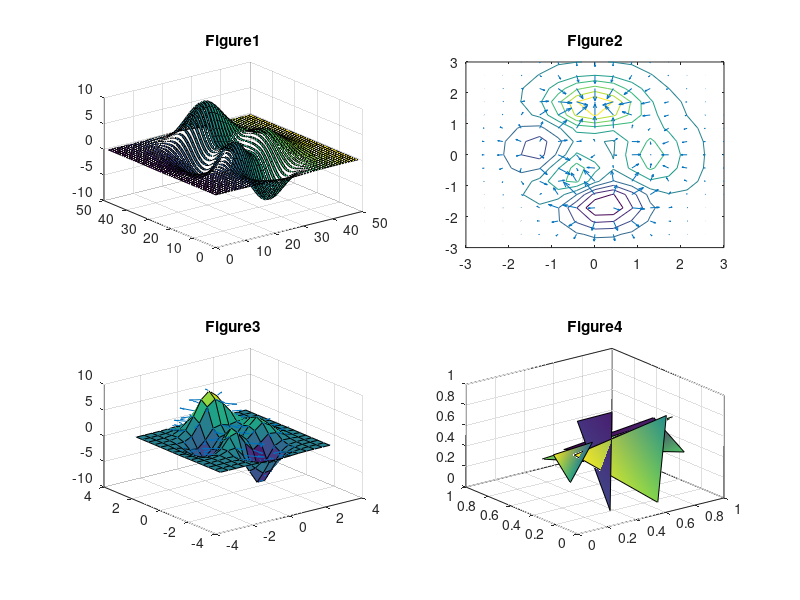

MATLAB code for this plot:
% [绘图]向量场的绘制
subplot(2,2,1)
z=peaks;
ribbon(z);
title('Figure1')
subplot(2,2,2)
[x,y,z]=peaks(15);
[dx,dy]=gradient(z,0.5,0.5);
contour(x,y,z,10)
hold on
quiver(x,y,dx,dy)
hold off
title('Figure2')
subplot(2,2,3)
[x,y,z]=peaks(15);
[nx,ny,nz]=surfnorm(x,y,z);
surf(x,y,z)
hold on
quiver3(x,y,z,nx,ny,nz)
hold off
title('Figure3')
subplot(2,2,4)
x=rand(3,5);
y=rand(3,5);
z=rand(3,5);
c=rand(3,5);
fill3(x,y,z,c)
grid on
title('Figure4')
